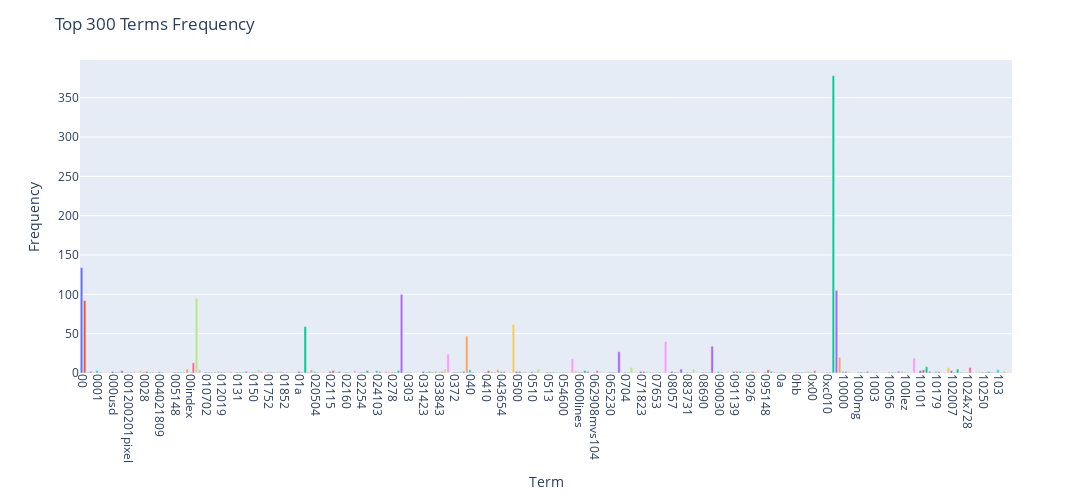

Here is the notebook cell this chart was saved with:
### Code cell
# Answer here
# 1.interative bar chart (can move the cursor over the graph to see the specific value)
import plotly.express as px
import pandas as pd

data = {
    'Term': count_vect.get_feature_names_out()[:300],
    'Frequency': term_frequencies[:300]
}
df = pd.DataFrame(data)
fig = px.bar(df, x='Term', y='Frequency', color='Term')

fig.update_xaxes(tickangle=90)
fig.update_layout(height=500, width=2000,title='Top 300 Terms Frequency',showlegend=False)

fig.show()
